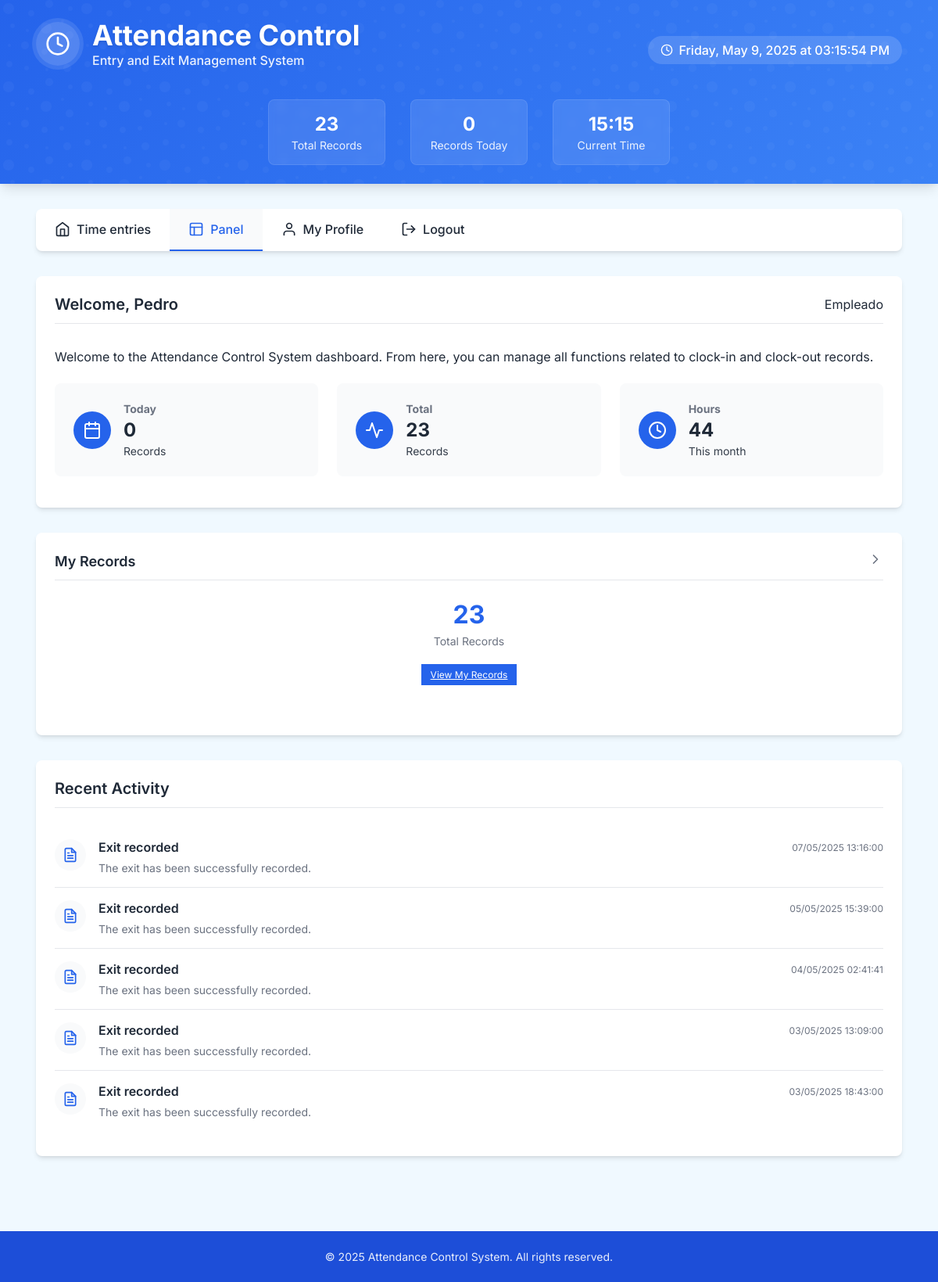
Screenshot of /code/panel.php (signed in) with the database file from the repository.
### tables this page shows
CREATE TABLE `roles` (
  `id` int(11) NOT NULL,
  `nombre` varchar(50) NOT NULL
);

CREATE TABLE `sesiones_fichaje` (
  `id` int(11) NOT NULL,
  `usuario_id` int(11) NOT NULL,
  `fecha_entrada` datetime NOT NULL,
  `fecha_salida` datetime DEFAULT NULL,
  `tiempo_extra` time GENERATED ALWAYS AS (case when `fecha_salida` is not null then sec_to_time(time_to_sec(timediff(`fecha_salida`,`fecha_entrada`)) - 28800) else NULL end) STORED
);

### code/includes/functions.php (called while the page is built, shortened)
<?php
function getUserRoleName($rolId) {
    global $conn;
    $stmt = $conn->prepare("SELECT nombre FROM roles WHERE id = ?");
    $stmt->bind_param("i", $rolId);
    $stmt->execute();
    $result = $stmt->get_result();
    if ($row = $result->fetch_assoc()) {
        return $row['nombre'];
    }
    return 'Desconegut';
}
?>

### code/panel.php (the view, shortened to what this page needs)
<?php
require_once 'includes/db_connection.php';
require_once 'includes/functions.php';
$page_css = 'css/panel.css';
$show_stats = true;
$userId = $_SESSION['user_id'];
$totalUsers = 0;
$totalRegistros = 0;
$registrosHoy = 0;
$horasTrabajadas = 0;
$today = date('Y-m-d');
if (hasPermission('Ver todos los fichajes')) {
  $userQuery = "SELECT COUNT(*) as total FROM usuarios";
  $userResult = $conn->query($userQuery);
  if ($userResult && $row = $userResult->fetch_assoc()) {
    $totalUsers = $row['total'];
  }
  $registrosQuery = "SELECT COUNT(*) as total FROM sesiones_fichaje";
  $registrosResult = $conn->query($registrosQuery);
  if ($registrosResult && $row = $registrosResult->fetch_assoc()) {
    $totalRegistros = $row['total'];
  }
  $hoyQuery = "SELECT COUNT(*) as total FROM sesiones_fichaje WHERE DATE(fecha_entrada) = '$today'";
  $hoyResult = $conn->query($hoyQuery);
  if ($hoyResult && $row = $hoyResult->fetch_assoc()) {
    $registrosHoy = $row['total'];
  }
} else {
  $registrosQuery = "SELECT COUNT(*) as total FROM sesiones_fichaje WHERE usuario_id = $userId";
  $registrosResult = $conn->query($registrosQuery);
  if ($registrosResult && $row = $registrosResult->fetch_assoc()) {
    $totalRegistros = $row['total'];
  }
  $hoyQuery = "SELECT COUNT(*) as total FROM sesiones_fichaje WHERE usuario_id = $userId AND DATE(fecha_entrada) = '$today'";
  $hoyResult = $conn->query($hoyQuery);
  if ($hoyResult && $row = $hoyResult->fetch_assoc()) {
    $registrosHoy = $row['total'];
  }
  $mesActual = date('Y-m');
  $horasQuery = "SELECT SUM(TIMESTAMPDIFF(HOUR, fecha_entrada, fecha_salida)) as total_horas
              FROM sesiones_fichaje
              WHERE usuario_id = $userId
              AND DATE_FORMAT(fecha_entrada, '%Y-%m') = '$mesActual'
              AND fecha_salida IS NOT NULL";
  $horasResult = $conn->query($horasQuery);
  if ($horasResult && $row = $horasResult->fetch_assoc()) {
    $horasTrabajadas = $row['total_horas'] ?: 0;
  }
}
$recentActivity = array();
if (hasPermission('Ver todos los fichajes')) {
  $activityQuery = "SELECT sf.fecha_entrada, sf.fecha_salida, u.nombre, u.apellido
                 FROM sesiones_fichaje sf
                 JOIN usuarios u ON sf.usuario_id = u.id
                 ORDER BY sf.fecha_entrada DESC LIMIT 5";
} else {
  $activityQuery = "SELECT sf.fecha_entrada, sf.fecha_salida, u.nombre, u.apellido
                 FROM sesiones_fichaje sf
                 JOIN usuarios u ON sf.usuario_id = u.id
                 WHERE sf.usuario_id = $userId
                 ORDER BY sf.fecha_entrada DESC LIMIT 5";
}
$activityResult = $conn->query($activityQuery);
if ($activityResult) {
  while ($row = $activityResult->fetch_assoc()) {
    $recentActivity[] = $row;
  }
}
include 'includes/header.php';
?>
<section class="welcome-section">
  <div class="card">
    <div class="card-header">
      <h2 class="card-title">Welcome, <?php echo $_SESSION['user_name']; ?></h2>
      <span class="badge badge-primary"><?php echo $roleName; ?></span>
    </div>
    <div class="welcome-content">
      <p>Welcome to the Attendance Control System dashboard. From here, you can manage all functions related to clock-in and clock-out records.</p>
      <div class="quick-stats">
        <div class="stat-card animate-on-scroll">
          <div class="stat-icon">
          </div>
          <div class="stat-info">
            <h3>Today</h3>
            <p class="stat-value"><?php echo $registrosHoy; ?></p>
            <p class="stat-label">Records</p>
          </div>
        </div>
        <div class="stat-card animate-on-scroll" style="animation-delay: 100ms;">
          <div class="stat-icon">
            <svg xmlns="http://www.w3.org/2000/svg" viewBox="0 0 24 24" fill="none" stroke="currentColor" stroke-width="2" stroke-linecap="round" stroke-linejoin="round">
              <polyline points="22 12 18 12 15 21 9 3 6 12 2 12"></polyline>
            </svg>
          </div>
          <div class="stat-info">
            <h3>Total</h3>
            <p class="stat-value"><?php echo $totalRegistros; ?></p>
            <p class="stat-label">Records</p>
          </div>
        </div>
        <div class="stat-card animate-on-scroll" style="animation-delay: 200ms;">
          <div class="stat-icon">
            <svg xmlns="http://www.w3.org/2000/svg" viewBox="0 0 24 24" fill="none" stroke="currentColor" stroke-width="2" stroke-linecap="round" stroke-linejoin="round">
              <circle cx="12" cy="12" r="10"></circle>
              <polyline points="12 6 12 12 16 14"></polyline>
            </svg>
          </div>
          <div class="stat-info">
            <h3><?php echo $roleName === 'Administrador' ? 'Users' : 'Hours'; ?></h3>
            <p class="stat-value"><?php echo $roleName === 'Administrador' ? $totalUsers : $horasTrabajadas; ?></p>
            <p class="stat-label"><?php echo $roleName === 'Administrador' ? 'Registered' : 'This month'; ?></p>
          </div>
        </div>
      </div>
    </div>
  </div>
</section>
<section class="dashboard-widgets">
  <div class="widget-row">
    <div class="card widget animate-on-scroll" style="animation-delay: 200ms;">
      <div class="widget-header">
        <h3>My Records</h3>
        <a href="index.php" class="widget-action">
          <svg xmlns="http://www.w3.org/2000/svg" viewBox="0 0 24 24" fill="none" stroke="currentColor" stroke-width="2" stroke-linecap="round" stroke-linejoin="round">
            <polyline points="9 18 15 12 9 6"></polyline>
          </svg>
        </a>
      </div>
      <div class="widget-content">
        <div class="widget-stat">
          <span class="widget-stat-value"><?php echo $totalRegistros; ?></span>
            <span class="widget-stat-label">Total Records</span>
          </div>
          <div class="widget-actions">
            <a href="index.php" class="btn btn-sm btn-primary">View My Records</a>
        </div>
      </div>
    </div>
  </div>
</section>
<section class="recent-activity">
  <div class="card">
    <div class="card-header">
      <h2 class="card-title">Recent Activity</h2>
    </div>
    <div class="activity-list">
      <?php if (empty($recentActivity)): ?>
      <div class="empty-state">
        <p>There is no recent activity to display.</p>
        </div>
      <?php else: ?>
        <?php foreach ($recentActivity as $index => $activity): ?>
          <div class="activity-item animate-on-scroll" style="animation-delay: <?php echo $index * 100; ?>ms;">
            <div class="activity-icon">
              <svg xmlns="http://www.w3.org/2000/svg" viewBox="0 0 24 24" fill="none" stroke="currentColor" stroke-width="2" stroke-linecap="round" stroke-linejoin="round">
                <?php if ($activity['fecha_salida']): ?>
                  <path d="M14 2H6a2 2 0 0 0-2 2v16a2 2 0 0 0 2 2h12a2 2 0 0 0 2-2V8z"></path>
                  <polyline points="14 2 14 8 20 8"></polyline>
                  <line x1="16" y1="13" x2="8" y2="13"></line>
                  <line x1="16" y1="17" x2="8" y2="17"></line>
                  <polyline points="10 9 9 9 8 9"></polyline>
                <?php else: ?>
                  <circle cx="12" cy="12" r="10"></circle>
                  <polyline points="12 6 12 12 16 14"></polyline>
                <?php endif; ?>
              </svg>
            </div>
            <div class="activity-content">
              <div class="activity-header">
                <span class="activity-title">
                    <?php echo $activity['fecha_salida'] ? 'Exit recorded' : 'Entry recorded'; ?>
                </span>
                <span class="activity-time">
                  <?php
                  $date = $activity['fecha_salida'] ? new DateTime($activity['fecha_salida']) : new DateTime($activity['fecha_entrada']);
                  echo $date->format('d/m/Y H:i:s');
                  ?>
                </span>
              </div>
              <p class="activity-description">
                <?php if ($activity['fecha_salida']): ?>
                  The exit has been successfully recorded.
                <?php else: ?>
                  The entry has been successfully recorded.
                <?php endif; ?>
              </p>
            </div>
          </div>
        <?php endforeach; ?>
      <?php endif; ?>
    </div>
  </div>
</section>
<?php
include 'includes/footer.php';
?>

### code/includes/header.php (shortened to what this page needs)
<?php
require_once 'includes/functions.php';
function isLoggedIn() {
  return isset($_SESSION['user_id']);
}
$current_page = basename($_SERVER['PHP_SELF']);
if (isLoggedIn()) {
  if (isset($_SESSION['rol_id'])) {
    $rolId = $_SESSION['rol_id'];
    $roleName = getUserRoleName($rolId);
  }
}
?>
<!DOCTYPE html>
<html lang="es">
<head>
  <link rel="stylesheet" href="https://cdn.jsdelivr.net/npm/flatpickr/dist/flatpickr.min.css">
  <?php if (isset($page_css)): ?>
  <link rel="stylesheet" href="<?php echo $page_css; ?>">
  <?php endif; ?>
  <link rel="stylesheet" href="css/common.css">
</head>
<body>
  <div id="tsparticles"></div>
  <?php if ($current_page !== 'login.php'): ?>
  <header class="app-header">
    <div class="container">
      <div class="header-content">
        <div class="header-top">
          <div class="logo-container">
            <div class="logo pulse">
              <svg xmlns="http://www.w3.org/2000/svg" viewBox="0 0 24 24" fill="none" stroke="currentColor" stroke-width="2" stroke-linecap="round" stroke-linejoin="round">
                <circle cx="12" cy="12" r="10"></circle>
                <polyline points="12 6 12 12 16 14"></polyline>
              </svg>
            </div>
            <div class="logo-text">
                <h1>Attendance Control</h1>
                <span class="subtitle">Entry and Exit Management System</span>
            </div>
          </div>
          <div class="current-time">
            <svg xmlns="http://www.w3.org/2000/svg" viewBox="0 0 24 24" fill="none" stroke="currentColor" stroke-width="2" stroke-linecap="round" stroke-linejoin="round">
              <circle cx="12" cy="12" r="10"></circle>
              <polyline points="12 6 12 12 16 14"></polyline>
            </svg>
            <span id="current-time">
            </span>
          </div>
        </div>
        <?php if (isset($show_stats) && $show_stats): ?>
        <div class="header-stats">
          <div class="stat-item">
            <div class="stat-value" id="total-registros"><?php echo isset($totalRegistros) ? $totalRegistros : '0'; ?></div>
            <div class="stat-label">Total Records</div>
          </div>
          <div class="stat-item">
            <div class="stat-value" id="registros-hoy"><?php echo isset($registrosHoy) ? $registrosHoy : '0'; ?></div>
            <div class="stat-label">Records Today</div>
          </div>
          <div class="stat-item">
            <div class="stat-value"><?php echo date('H:i'); ?></div>
            <div class="stat-label">Current Time</div>
          </div>
        </div>
        <?php endif; ?>
      </div>
    </div>
  </header>
  <div class="container">
    <nav class="main-nav">
      <ul>
        <li><a href="index.php" class="<?php echo $current_page === 'index.php' ? 'active' : ''; ?>">
          <svg xmlns="http://www.w3.org/2000/svg" viewBox="0 0 24 24" fill="none" stroke="currentColor" stroke-width="2" stroke-linecap="round" stroke-linejoin="round">
            <path d="M3 9l9-7 9 7v11a2 2 0 0 1-2 2H5a2 2 0 0 1-2-2z"></path>
            <polyline points="9 22 9 12 15 12 15 22"></polyline>
          </svg>
          Time entries
        </a></li>
        <li><a href="panel.php" class="<?php echo $current_page === 'panel.php' ? 'active' : ''; ?>">
          <svg xmlns="http://www.w3.org/2000/svg" viewBox="0 0 24 24" fill="none" stroke="currentColor" stroke-width="2" stroke-linecap="round" stroke-linejoin="round">
            <rect x="3" y="3" width="18" height="18" rx="2" ry="2"></rect>
            <line x1="3" y1="9" x2="21" y2="9"></line>
            <line x1="9" y1="21" x2="9" y2="9"></line>
          </svg>
          Panel
        </a></li>
        <li><a href="perfil.php" class="<?php echo $current_page === 'perfil.php' ? 'active' : ''; ?>">
          <svg xmlns="http://www.w3.org/2000/svg" viewBox="0 0 24 24" fill="none" stroke="currentColor" stroke-width="2" stroke-linecap="round" stroke-linejoin="round">
            <path d="M20 21v-2a4 4 0 0 0-4-4H8a4 4 0 0 0-4 4v2"></path>
            <circle cx="12" cy="7" r="4"></circle>
          </svg>
          My Profile
        </a></li>
        <li><a href="logout.php">
          <svg xmlns="http://www.w3.org/2000/svg" viewBox="0 0 24 24" fill="none" stroke="currentColor" stroke-width="2" stroke-linecap="round" stroke-linejoin="round">
            <path d="M9 21H5a2 2 0 0 1-2-2V5a2 2 0 0 1 2-2h4"></path>
            <polyline points="16 17 21 12 16 7"></polyline>
            <line x1="21" y1="12" x2="9" y2="12"></line>
          </svg>
          Logout
        </a></li>
      </ul>
    </nav>
    <main>
  <?php endif; ?>

### code/includes/footer.php (shortened to what this page needs)
<?php
$current_page = basename($_SERVER['PHP_SELF']);
if ($current_page !== 'login.php'):
?>
        </main>
    </div>
    <footer class="app-footer">
        <div class="container">
            <p>&copy; <?php echo date('Y'); ?> Attendance Control System. All rights reserved.</p>
        </div>
    </footer>
<?php endif; ?>
</body>
</html>

### code/css/panel.css (style rules this page uses)
.welcome-section { margin-bottom: 2rem; }
.welcome-content { padding: 1rem 0; }
.quick-stats { display: grid; grid-template-columns: repeat(auto-fit, minmax(250px, 1fr)); gap: 1.5rem; margin-top: 1.5rem; }
.stat-card { background-color: var(--secondary); border-radius: var(--radius); padding: 1.5rem; display: flex; align-items: center; gap: 1rem; transition: var(--transition); }
.stat-icon { width: 3rem; height: 3rem; background-color: var(--primary); border-radius: 50%; display: flex; align-items: center; justify-content: center; color: white; flex-shrink: 0; }
.stat-icon svg { width: 1.5rem; height: 1.5rem; }
.stat-info h3 { font-size: 0.875rem; color: var(--text-light); margin-bottom: 0.25rem; }
.dashboard-widgets { margin-bottom: 2rem; }
.widget-row { display: grid; grid-template-columns: repeat(auto-fit, minmax(300px, 1fr)); gap: 1.5rem; margin-bottom: 1.5rem; }
.widget { height: 100%; }
.widget-header { display: flex; justify-content: space-between; align-items: center; margin-bottom: 1rem; padding-bottom: 0.75rem; border-bottom: 1px solid var(--border); }
.widget-header h3 { font-size: 1.125rem; font-weight: 600; color: var(--text); margin: 0; }
.widget-action { color: var(--text-light); transition: var(--transition); }
.widget-action svg { width: 1.25rem; height: 1.25rem; }
.widget-content { padding: 0.5rem 0; }
.widget-stat { text-align: center; margin-bottom: 1.25rem; }
.widget-stat-value { display: block; font-size: 2rem; font-weight: 700; color: var(--primary); margin-bottom: 0.25rem; }
.widget-stat-label { font-size: 0.875rem; color: var(--text-light); }
.widget-actions { display: flex; justify-content: center; gap: 0.75rem; }
.activity-list { padding: 0.5rem 0; }
.activity-item { display: flex; gap: 1rem; padding: 1rem 0; border-bottom: 1px solid var(--border); }
.activity-item:last-child { border-bottom: none; }
.activity-icon { width: 2.5rem; height: 2.5rem; background-color: var(--secondary); border-radius: 50%; display: flex; align-items: center; justify-content: center; color: var(--primary); flex-shrink: 0; }
.activity-icon svg { width: 1.25rem; height: 1.25rem; }
.activity-content { flex: 1; }
.activity-header { display: flex; justify-content: space-between; align-items: center; margin-bottom: 0.5rem; }
.activity-title { font-weight: 600; color: var(--text); }
.activity-time { font-size: 0.75rem; color: var(--text-light); }
.activity-description { font-size: 0.875rem; color: var(--text-light); margin: 0; }

### rows the page displays
roles: nombre "Empleado"
sesiones_fichaje: shows "Exit recorded", fecha_salida "07/05/2025 13:16:00", shows "The exit has been successfully recorded."
sesiones_fichaje: shows "Exit recorded", fecha_salida "05/05/2025 15:39:00", shows "The exit has been successfully recorded."
sesiones_fichaje: shows "Exit recorded", fecha_salida "04/05/2025 02:41:41", shows "The exit has been successfully recorded."
sesiones_fichaje: shows "Exit recorded", fecha_salida "03/05/2025 13:09:00", shows "The exit has been successfully recorded."
sesiones_fichaje: shows "Exit recorded", fecha_salida "03/05/2025 18:43:00", shows "The exit has been successfully recorded."

### other values shown
$totalRegistros "23"
$registrosHoy "0"
$_SESSION['user_name'] "Pedro"
$horasTrabajadas "44"
